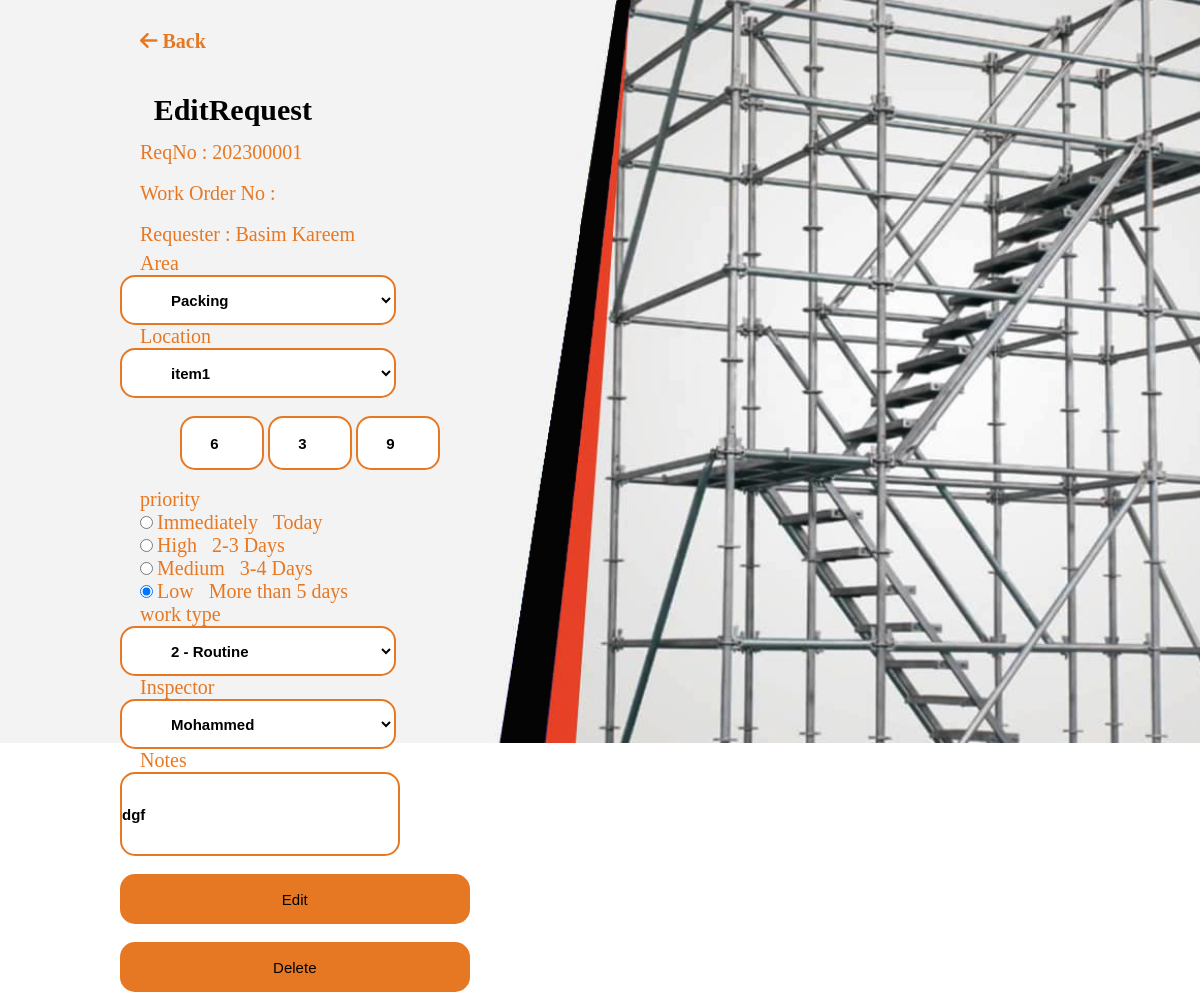
The page /requestAction.php (signed in) on the database its author committed.
### tables this page shows
CREATE TABLE `request` (
  `id` int(11) NOT NULL,
  `reqNo` varchar(255) NOT NULL,
  `adminAddedName` varchar(255) NOT NULL,
  `workOrderNo` varchar(255) NOT NULL,
  `area` varchar(255) NOT NULL,
  `item` varchar(255) NOT NULL,
  `length` varchar(255) NOT NULL,
  `width` varchar(255) NOT NULL,
  `height` varchar(255) NOT NULL,
  `workType` varchar(255) NOT NULL,
  `priority` varchar(255) NOT NULL,
  `executer` varchar(255) NOT NULL,
  `wereHouse` varchar(255) NOT NULL,
  `inspector` varchar(255) NOT NULL,
  `notes` varchar(255) NOT NULL,
  `reqDate` datetime(6) NOT NULL DEFAULT current_timestamp(6),
  `executerDate` datetime(6) DEFAULT NULL,
  `status` varchar(255) NOT NULL DEFAULT 'pending',
  `rejectReason` varchar(255) NOT NULL,
  `rejectsNum` int(255) NOT NULL DEFAULT 0,
  `new` varchar(255) NOT NULL DEFAULT 'yes',
  `finishDate` date DEFAULT NULL,
  `issued` varchar(255) NOT NULL DEFAULT 'no',
  `wereHouseDate` datetime(6) DEFAULT NULL,
  `executerAccept` varchar(6) NOT NULL DEFAULT 'no',
  `executerAcceptDate` datetime(6) DEFAULT NULL,
  `inspectorDate` datetime(6) DEFAULT NULL,
  `resentDate` datetime(6) DEFAULT NULL
);

### includes/classes/Request.php (called while the page is built, shortened)
<?php
class Request
{
    private $con;
    public function __construct($con)
    {
        $this->con = $con;
    }
    public function getRequestDetails($workOrderNo = null)
    {
        $sql = "SELECT * FROM request ";
        $query = $this->con->prepare($sql);
        $query->execute();
        $array = array();
        while ($row = $query->fetch(PDO::FETCH_ASSOC)) {
            $array = $row;
        }
        return $array;
    }
}
?>

### requestAction.php (the view, shortened to what this page needs)
<?php
include_once('includes/classes/Account.php');
include_once('includes/classes/Request.php');
include_once('includes/classes/WorkType.php');
$workOrderNo = $_GET["workOrderNo"];
$request = new Request($con);
$getRequest = $request->getRequestDetails($workOrderNo);
$canEdit = $getRequest['executerDate'] == NULL ? '' : 'disabled';
$executerAccept = $getRequest['executerAccept'] == 'yes' ? true : false;
?>
<!DOCTYPE html>
<html lang="en">
<head>
    <link rel="stylesheet" href="boxicons/css/boxicons.min.css">
    <link href='https://unpkg.com/boxicons@2.1.4/css/boxicons.min.css' rel='stylesheet'>
    <link rel="stylesheet" href="css.css?1999">
</head>
<body>
<div>
<a class="Back" href="adminRequests.php">
    <i class="fa-solid fa-arrow-left"></i>    Back</a>
</div>
    <div class="newrequest">
        <div class="login-container" id="login">
            <div class="top">
                <header  class="namerequest">EditRequest</header>
            </div>
            <br>
            <div class="input-box">
                <form method="POST">
                    <label class="requestAction">ReqNo :
                        <?php echo $getRequest['reqNo']; ?>
                    </label>
                    <br>
                    <br>
                    <label class="requestAction">Work Order No :
                    </label>
                    <br>
                    <br>
                    <label class="requestAction">Requester :
                        <?php echo $getRequest['adminAddedName']; ?>
                    </label>
                    <br>
                    <br>
                    <br>
                    <label class="requestActionArea">Area</label>
                    <br>
                    <select class="inputfieldrequestAction" name="area" id="area" required <?php echo $canEdit; ?>>
                        <?php if ($getRequest['area']) {
                            echo '<option value="' . $getRequest['area'] . '" selected >' . $getRequest['area'] . '</option>';
                        } ?>
                    </select>
                    <br>
                    <label class="requestActionArea">Location</label>
                    <br>
                    <select class="inputfieldrequestAction" name="item" id="item" required <?php echo $canEdit; ?>>
                        <?php if ($getRequest['item']) {
                            echo '<option value="' . $getRequest['item'] . '" selected >' . $getRequest['item'] . '</option>';
                        } ?>
                    </select>
                    <br>
                    <br>
                    <input type="number" class="inputlength" id="length" min="1" placeholder="L" name="length"
                        value="<?php echo $getRequest['length']; ?>" <?php echo $canEdit; ?>>
                    <input type="number" class="inputlength" id="width" min="1" placeholder="W" name="width"
                        value="<?php echo $getRequest['width']; ?>" <?php echo $canEdit; ?>>
                    <input type="number" class="inputlength" id="height" min="1" placeholder="H" name="height"
                        value="<?php echo $getRequest['height']; ?>" <?php echo $canEdit; ?>>
                    <br>
                    <br>
                    <label class="requestActionArea">priority</label>
                    <br>
                    <input type="radio" id="immediately" value="Immediately Today" name="priority" <?php echo $getRequest['priority'] == 'Immediately Today' ? 'checked' : ''; ?> <?php echo $canEdit; ?>>
                    <label class="requestActionArea" for="immediately">Immediately &nbsp; Today</label>
                    <br>
                    <input type="radio" id="high" value="High 2-3 Days" name="priority" <?php echo $getRequest['priority'] == 'High 2-3 Days' ? 'checked' : ''; ?> <?php echo $canEdit; ?>>
                    <label class="requestActionArea" for="high">High &nbsp; 2-3 Days</label>
                    <br>
                    <input type="radio" id="medium" value="Medium 3-4 Days" name="priority" <?php echo $getRequest['priority'] == 'Medium 3-4 Days' ? 'checked' : ''; ?> <?php echo $canEdit; ?>>
                    <label class="requestActionArea" for="medium">Medium &nbsp; 3-4 Days</label>
                    <br>
                    <input type="radio" id="low" value="Low More than 5 days" name="priority" <?php echo $getRequest['priority'] == 'Low More than 5 days' ? 'checked' : ''; ?> <?php echo $canEdit; ?>>
                    <label class="requestActionArea" for="low">Low &nbsp; More than 5 days</label>
                    <br>
                    <label class="requestActionArea">work type</label>
                    <br>
                    <select class="inputfieldrequestAction" name="workType" required <?php echo $canEdit; ?>>
                        <option selected value="<?php echo $getRequest['workType'] ?? ''; ?>"><?php echo $getRequest['workType'] ?? 'Select work type'; ?></option>
                    </select>
                    <br>
                    <label class="requestActionArea">Inspector</label>
                    <br>
                    <select class="inputfieldrequestAction" name="inspector" id="inspector" required <?php echo $canEdit; ?>>
                        <option selected value="<?php echo $getRequest['inspector'] ?? ''; ?>"><?php echo $getRequest['inspector'] ?? 'select inspector'; ?></option>
                    </select>
                    <br>
                    <label class="requestActionArea">Notes</label>
                    <br>
                    <input class="inputfieldnotAction" name="notes" value="<?php echo $getRequest['notes']; ?>" <?php echo $canEdit; ?>>
                    <br>
                    <br>
                    <?php
                    if (!$executerAccept) {
                        echo '
                <button type="submit"  class="submitnewreq" name="edit"' . $canEdit . '>Edit</button>
                <br>
                <br>
                <button type="submit"  class="submitnewreq" name="delete"' . $canEdit . '>Delete</button>
            ';
                    } else {
                        echo '
                <br>
                <button type="submit"  class="submit" name="dismantling"' . $canEdit . '>dismantling</button>
            ';
                    }
                    ?>
                </form>
</body>
</html>

### css.css (style rules this page uses)
* { margin: 0; padding: 0; }
body { background: url('images/1.jpg'); background-size: cover; background-repeat: no-repeat; }
header { font-size: 30px; text-align: center; font-weight: bold; padding: 0px 0 30px 0; position: relative; right: 40px; }
.register-container, .login-container { width: 100%; padding: 0 20px; }
.Back { position: relative; left: 140px; font-size: 20px; text-decoration: none; top: 30px; color: #e77823; font-weight: bold; }
.newrequest { display: flex; width: 80%; height: 90vh; position: relative; top: 70px; left: 10%; }
.namerequest { font-size: 30px; position: absolute; right: 80%; }
.submitnewreq { font-size: 15px; font-weight: 500; color: black; height: 50px; width: 38%; border: none; border-radius: 15px; position: relative; right: 20px; outline: none; background: #e77823; cursor: pointer; transition: .3s ease-in-out; }
.inputfieldnotAction { font-size: 15px; font-weight: bold; background: #fff; color: #000; height: 80px; width: 38%; border: 2px solid #e77823; position: relative; right: 20px; border-radius: 15px; outline: none; transition: .2s ease; }
.requestAction { position: relative; top: 30px; color: #e77823; font-size: 20px; }
.requestActionArea { color: #e77823; font-size: 20px; }
.inputfieldnotAction { font-size: 15px; font-weight: bold; background: #fff; color: #000; height: 80px; width: 30%; border: 2px solid #e77823; position: relative; right: 20px; border-radius: 15px; outline: none; transition: .2s ease; }
.inputlength { font-size: 15px; font-weight: bold; background: #fff; color: #000; height: 50px; text-align: center; width: 80px; border: 2px solid #e77823; position: relative; left: 40px; border-radius: 15px; outline: none; transition: .2s ease; }
.inputfieldrequestAction { font-size: 15px; font-weight: bold; background: #fff; color: #000; height: 50px; width: 30%; padding: 0px 40px 0 45px; border: 2px solid #e77823; position: relative; right: 20px; border-radius: 15px; outline: none; transition: .2s ease; }

### rows shown on the page
request: reqNo "202300001", adminAddedName "Basim Kareem", area "Packing", item "item1", length "6", width "3", height "9", priority "☐ Immediately Today", priority "☐ High 2-3 Days", priority "☐ Medium 3-4 Days", priority "☑ Low More than 5 days", workType "2 - Routine", inspector "Mohammed", notes "dgf"
